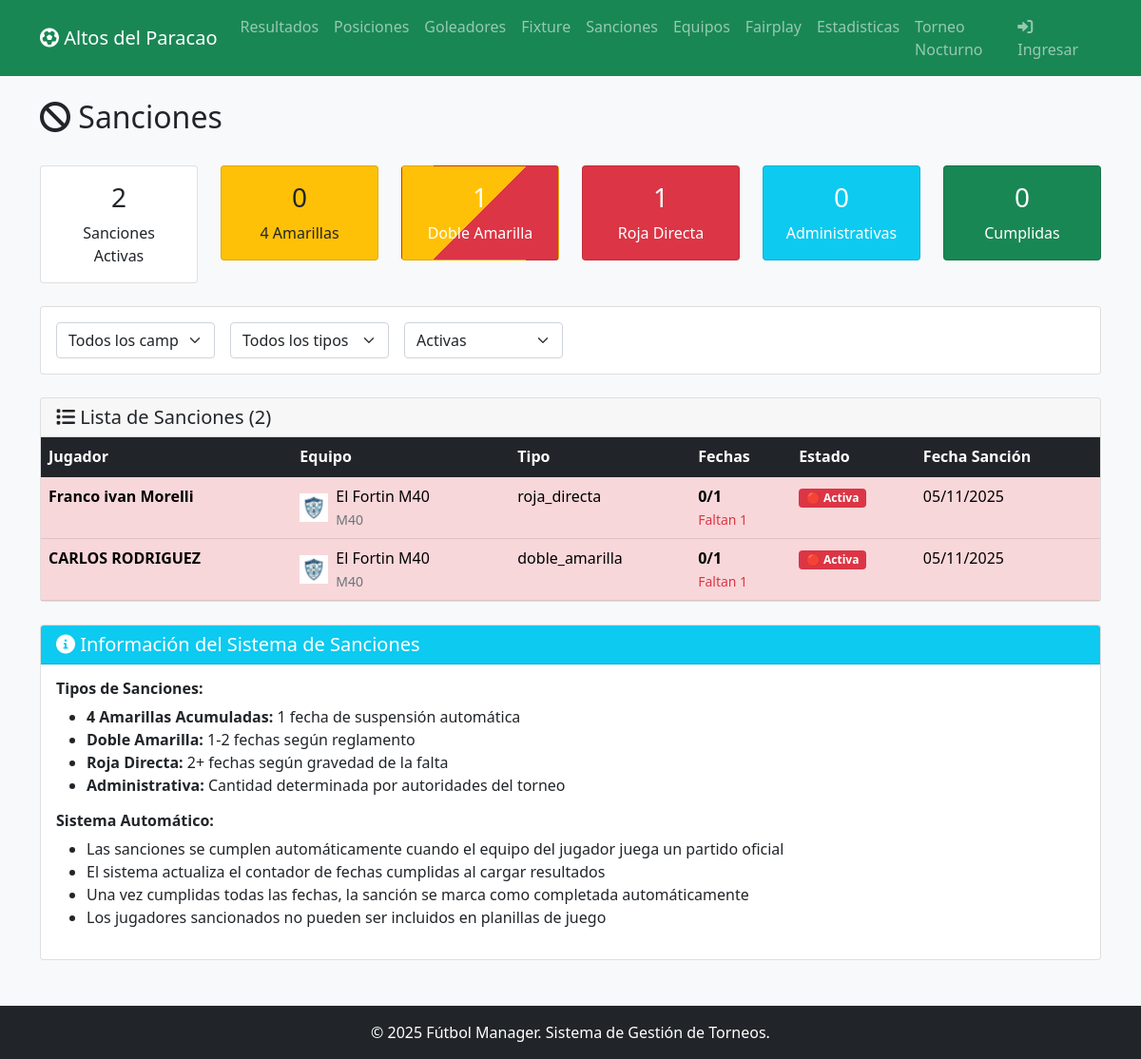
The app's page /public/sanciones.php, older data.
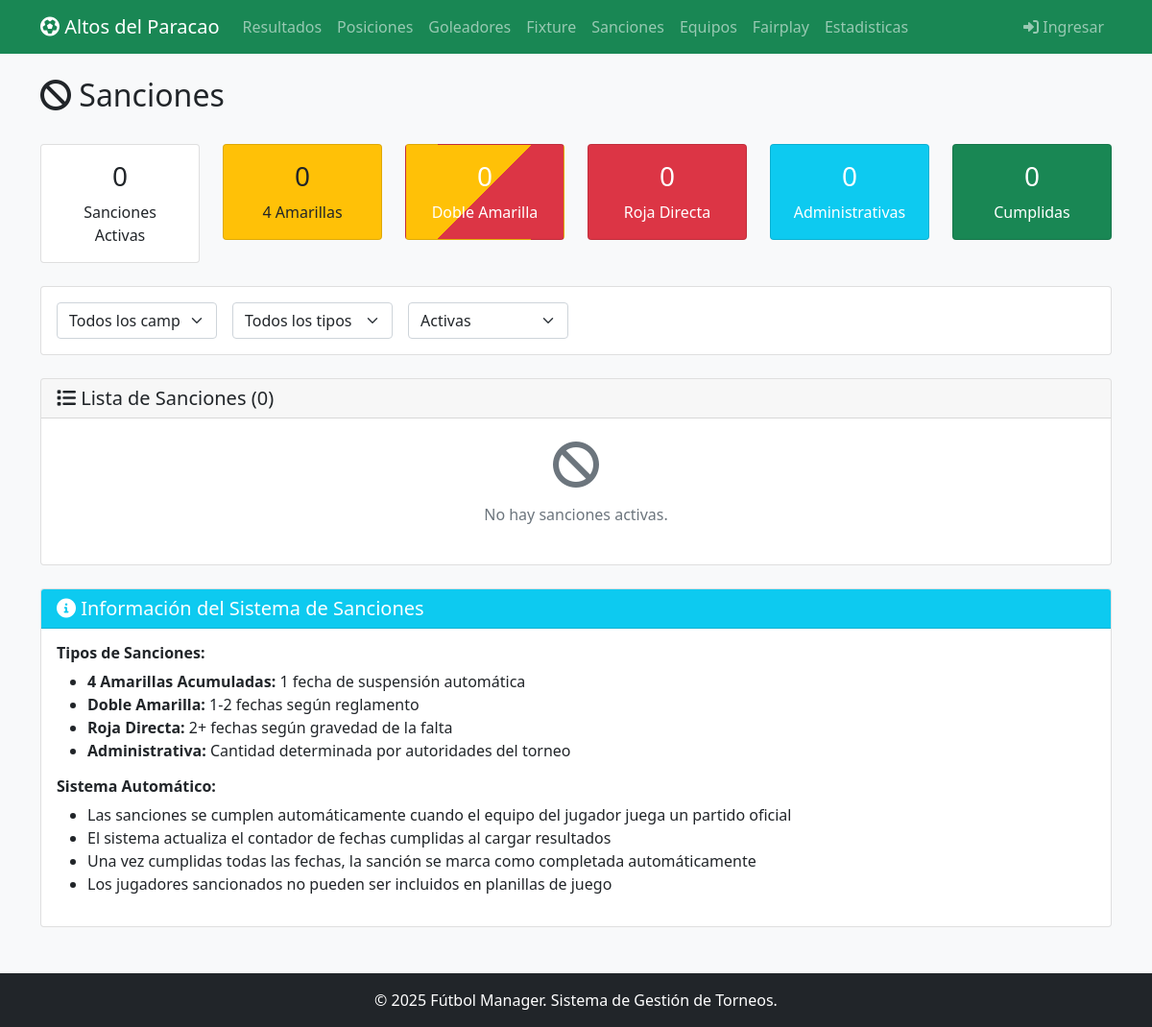
The same page, newer data.
### tables this page shows
CREATE TABLE `sanciones` (
  `id` int(11) NOT NULL,
  `jugador_id` int(11) NOT NULL,
  `campeonato_id` int(11) DEFAULT NULL COMMENT 'ID del campeonato al que pertenece la sanción',
  `tipo_torneo` enum('normal','zona','eliminatoria') DEFAULT 'normal' COMMENT 'Tipo de torneo donde se aplica la sanción',
  `tipo` enum('amarillas_acumuladas','doble_amarilla','roja_directa','administrativa') NOT NULL,
  `partidos_suspension` int(11) NOT NULL,
  `partidos_cumplidos` int(11) DEFAULT 0,
  `descripcion` text DEFAULT NULL,
  `activa` tinyint(1) DEFAULT 1,
  `fecha_sancion` date NOT NULL
);

CREATE TABLE `jugadores` (
  `id` int(11) NOT NULL,
  `equipo_id` int(11) NOT NULL,
  `dni` varchar(20) NOT NULL,
  `apellido_nombre` varchar(150) NOT NULL,
  `fecha_nacimiento` date NOT NULL,
  `foto` varchar(255) DEFAULT NULL,
  `activo` tinyint(1) DEFAULT 1,
  `amarillas_acumuladas` int(11) DEFAULT 0,
  `created_at` timestamp NULL DEFAULT current_timestamp()
);

CREATE TABLE `equipos` (
  `id` int(11) NOT NULL,
  `categoria_id` int(11) NOT NULL,
  `nombre` varchar(100) NOT NULL,
  `logo` varchar(255) DEFAULT NULL,
  `color_camiseta` varchar(50) DEFAULT NULL,
  `director_tecnico` varchar(100) DEFAULT NULL,
  `activo` tinyint(1) DEFAULT 1,
  `created_at` timestamp NULL DEFAULT current_timestamp()
);

CREATE TABLE `categorias` (
  `id` int(11) NOT NULL,
  `campeonato_id` int(11) NOT NULL,
  `nombre` varchar(50) NOT NULL,
  `descripcion` text DEFAULT NULL,
  `activa` tinyint(1) DEFAULT 1
);

### public/sanciones.php (the view, shortened to what the changed rows need)
<?php
 $db = Database::getInstance()->getConnection();
 $filtro_estado = $_GET['estado'] ?? '';
 $where_conditions = [];
 $params = [];
 $sql = "
    SELECT s.*, j.apellido_nombre, j.dni, e.nombre as equipo, e.logo as equipo_logo, c.nombre as categoria,
           (s.partidos_suspension - s.partidos_cumplidos) as fechas_restantes,
           CASE
               WHEN s.activa = 1 THEN 'Activa'
               ELSE 'Cumplida'
           END as estado_texto
    FROM sanciones s
    JOIN jugadores j ON s.jugador_id = j.id
    JOIN equipos e ON j.equipo_id = e.id
    JOIN categorias c ON e.categoria_id = c.id
";
if ($filtro_estado === 'activa') {
    $where_conditions[] = "s.activa = 1";
} elseif ($filtro_estado === 'cumplida') {
    $where_conditions[] = "s.activa = 0";
} else {
    $where_conditions[] = "s.activa = 1";
}
if (!empty($where_conditions)) {
    $sql .= " WHERE " . implode(" AND ", $where_conditions);
}
 $sql .= " ORDER BY s.fecha_sancion DESC, s.activa DESC";
 $stmt = $db->prepare($sql);
 $stmt->execute($params);
 $sanciones = $stmt->fetchAll();
?>
<!DOCTYPE html>
<html lang="es">
<head>
    <link href="https://cdnjs.cloudflare.com/ajax/libs/bootstrap/5.1.3/css/bootstrap.min.css" rel="stylesheet">
    <link href="https://cdnjs.cloudflare.com/ajax/libs/font-awesome/6.0.0/css/all.min.css" rel="stylesheet">
</head>
<body>
     <?php include '../include/header.php'; ?>
    <main class="container mt-4">
        <div class="d-flex justify-content-between align-items-center mb-4">
            <h2><i class="fas fa-ban"></i> Sanciones </h2>
        </div>
        <div class="row mb-4">
            <div class="col-md-2">
                <div class="card estadisticas">
                    <div class="card-body text-center">
                        <h3><?= count(array_filter($sanciones, fn($s) => $s['activa'] == 1)) ?></h3>
                        <p class="mb-0">Sanciones Activas</p>
                    </div>
                </div>
            </div>
            <div class="col-md-2">
                <div class="card" style="background: linear-gradient(135deg, #ffc107 50%, #dc3545 50%);">
                    <div class="card-body text-center text-white">
                        <h3><?= count(array_filter($sanciones, fn($s) => $s['tipo'] == 'doble_amarilla' && $s['activa'] == 1)) ?></h3>
                        <p class="mb-0">Doble Amarilla</p>
                    </div>
                </div>
            </div>
            <div class="col-md-2">
                <div class="card bg-danger text-white">
                    <div class="card-body text-center">
                        <h3><?= count(array_filter($sanciones, fn($s) => $s['tipo'] == 'roja_directa' && $s['activa'] == 1)) ?></h3>
                        <p class="mb-0">Roja Directa</p>
                    </div>
                </div>
            </div>
        </div>
        <div class="card">
            <div class="card-header">
                <h5 class="mb-0"><i class="fas fa-list"></i> Lista de Sanciones (<?= count($sanciones) ?>)</h5>
            </div>
            <div class="card-body p-0">
                <?php if(empty($sanciones)): ?>
                    <div class="text-center p-4">
                        <i class="fas fa-ban fa-3x text-muted mb-3"></i>
                        <p class="text-muted">
                            <?php if ($filtro_estado === 'cumplida'): ?>
                                No hay sanciones cumplidas.
                            <?php else: ?>
                                No hay sanciones activas.
                            <?php endif; ?>
                        </p>
                    </div>
                <?php else: ?>
                    <div class="table-responsive">
                        <table class="table table-hover mb-0">
                            <thead class="table-dark">
                                <tr>
                                    <th>Jugador</th>
                                    <th class="d-none-mobile">Equipo</th>
                                    <th>Tipo</th>
                                    <th>Fechas</th>
                                    <th class="hide-xs">Estado</th>
                                    <th class="d-none-mobile">Fecha Sanción</th>
                                </tr>
                            </thead>
                            <tbody>
                                <?php foreach($sanciones as $s): ?>
                                    <tr class="<?= $s['activa'] ? 'table-danger' : 'table-success' ?>">
                                        <td>
                                            <strong><?= htmlspecialchars($s['apellido_nombre']) ?></strong><br>
                                        </td>
                                        <td class="d-none-mobile">
                                            <div class="d-flex align-items-center">
                                                <?php if(!empty($s['equipo_logo'])): ?>
                                                    <img src="../uploads/<?= htmlspecialchars($s['equipo_logo']) ?>"
                                                         alt="<?= htmlspecialchars($s['equipo']) ?>"
                                                         class="me-2"
                                                         style="width: 30px; height: 30px; object-fit: contain;">
                                                <?php endif; ?>
                                                <div>
                                                    <?= htmlspecialchars($s['equipo']) ?><br>
                                                    <small class="text-muted"><?= htmlspecialchars($s['categoria']) ?></small>
                                                </div>
                                            </div>
                                        </td>
                                        <td>
                                            <?php
                                            $badges = [
                                                'amarillas_acumuladas' => '<span class="badge bg-warning text-dark">🟨 4 Amarillas</span>',
                                                'doble_amarilla' => '<span class="badge bg-danger">🟨🟥 Doble Amarilla</span>',
                                                'roja_directa' => '<span class="badge bg-danger">🟥 Roja Directa</span>',
                                                'administrativa' => '<span class="badge bg-info">📋 Administrativa</span>'
                                            ];
                                            echo $badges[$s['tipo']] ?? htmlspecialchars($s['tipo']);
                                            ?>
                                        </td>
                                        <td>
                                            <strong><?= min($s['partidos_cumplidos'], $s['partidos_suspension']) ?>/<?= $s['partidos_suspension'] ?></strong><br>
                                            <?php if($s['fechas_restantes'] > 0): ?>
                                                <small class="text-danger">Faltan <?= $s['fechas_restantes'] ?></small>
                                            <?php else: ?>
                                                <small class="text-success">✓ Cumplida</small>
                                            <?php endif; ?>
                                            <?php if($s['activa']): ?>
                                                <br><span class="badge bg-danger d-md-none">🔴 Activa</span>
                                            <?php else: ?>
                                                <br><span class="badge bg-success d-md-none">✓ Cumplida</span>
                                            <?php endif; ?>
                                        </td>
                                        <td class="hide-xs">
                                            <?php if($s['activa']): ?>
                                                <span class="badge bg-danger">🔴 Activa</span>
                                            <?php else: ?>
                                                <span class="badge bg-success">✓ Cumplida</span>
                                            <?php endif; ?>
                                        </td>
                                        <td class="d-none-mobile"><?= date('d/m/Y', strtotime($s['fecha_sancion'])) ?></td>
                                    </tr>
                                <?php endforeach; ?>
                            </tbody>
                        </table>
                    </div>
                <?php endif; ?>
            </div>
        </div>
    </main>
</body>
</html>

### include/header.php (shortened to what the changed rows need)
<?php
$current_path = $_SERVER['REQUEST_URI'] ?? $_SERVER['SCRIPT_NAME'] ?? '';
$is_in_public = (strpos($current_path, '/public/') !== false);
$is_in_admin = (strpos($current_path, '/admin/') !== false);
if ($is_in_public) {
    $public_path = './';
} elseif ($is_in_admin) {
    $base_path = '../';
    $public_path = '../public/';
    $admin_path = './';
} else {
    $base_path = './';
    $public_path = 'public/';
    $admin_path = 'admin/';
}
?>
<nav class="navbar navbar-expand-lg navbar-dark bg-success">
    <div class="container">
        <div class="collapse navbar-collapse" id="navbarNav">
            <ul class="navbar-nav me-auto">
                <?php
                try {
                    if (class_exists('Database')) {
                        $db = Database::getInstance()->getConnection();
                        $stmtTN = $db->prepare("SELECT id FROM campeonatos WHERE activo = 1 AND nombre LIKE ? LIMIT 1");
                        $stmtTN->execute(['%Torneo Nocturno%']);
                        $torneoNocturno = $stmtTN->fetchColumn();
                        if ($torneoNocturno): ?>
                            <li class="nav-item">
                                <a class="nav-link" href="<?php echo $public_path; ?>torneo_nocturno.php">Torneo Nocturno</a>
                            </li>
                        <?php endif;
                    }
                } catch (Exception $e) {
                } catch (PDOException $e) {
                }
                ?>
            </ul>
        </div>
    </div>
</nav>

Row changes from the older to the newer data that the page shows:
removed sanciones: activa "1", jugador.apellido_nombre "Franco ivan Morelli", equipos.logo (picture), equipos.nombre "El Fortin M40", categorias.nombre "M40", tipo "roja_directa", partidos_cumplidos "0", partidos_suspension "1", fechas_restantes "1", shows "🔴 Activa", fecha_sancion "05/11/2025"
removed sanciones: jugador.apellido_nombre "CARLOS RODRIGUEZ", equipos.logo (picture), equipos.nombre "El Fortin M40", categorias.nombre "M40", tipo "doble_amarilla", partidos_cumplidos "0", partidos_suspension "1", fechas_restantes "1", activa "🔴 Activa", fecha_sancion "05/11/2025"
Text that changed along with them:
count(array_filter($sanciones, fn($s) => $s['activa'] == 1)): "2" → "0"
count($sanciones): "2" → "0"
text no longer shown: "1 Torneo Nocturno Jugador Equipo Tipo Fechas Estado Fecha Sanción"
text now shown: "0 0 No hay sanciones activas."
